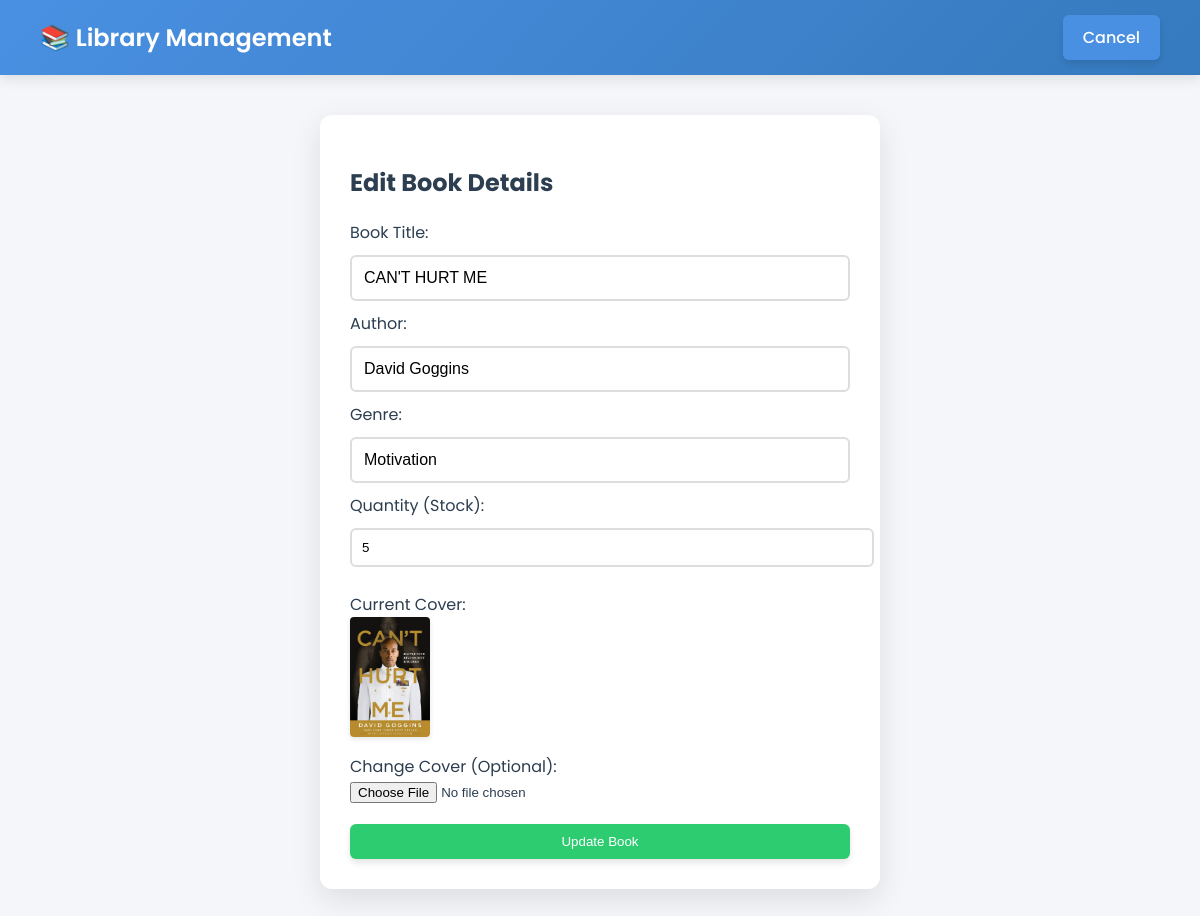
Screenshot of /edit_book.php?id=7 (signed in) with the database file from the repository.
### tables this page shows
CREATE TABLE `books` (
  `book_id` int(11) NOT NULL,
  `title` varchar(100) NOT NULL,
  `author` varchar(100) NOT NULL,
  `genre` varchar(50) DEFAULT NULL,
  `created_at` timestamp NOT NULL DEFAULT current_timestamp(),
  `cover_image` varchar(255) DEFAULT 'default.jpg',
  `quantity` int(11) DEFAULT 5
);

### Book.php (called while the page is built, shortened)
<?php
class Book {
    private $conn;
    private $table_name = "books";
    public function __construct($db) {
        $this->conn = $db;
    }
    public function readOne($id) {
        $query = "SELECT * FROM " . $this->table_name . " WHERE book_id = ? LIMIT 1";
        $stmt = $this->conn->prepare($query);
        $stmt->bindParam(1, $id);
        $stmt->execute();
        return $stmt->fetch(PDO::FETCH_ASSOC);
    }
}
?>

### edit_book.php (the view, shortened to what this page needs)
<?php
include_once 'Book.php';
$database = new Database();
$db = $database->getConnection();
$book = new Book($db);
if(isset($_GET['id'])) {
    $book_id = $_GET['id'];
    $details = $book->readOne($book_id);
} else {
    header("Location: dashboard.php");
    exit();
}
?>
<!DOCTYPE html>
<html>
<head>
    <link rel="stylesheet" href="style.css">
</head>
<body>
    <nav class="navbar">
        <div class="nav-brand">📚 Library Management</div>
        <a href="dashboard.php" class="btn btn-primary">Cancel</a>
    </nav>
    <div class="container" style="max-width: 500px;">
        <h2>Edit Book Details</h2>
        <form method="POST" enctype="multipart/form-data">
            <label>Book Title:</label>
            <input type="text" name="title" value="<?php echo $details['title']; ?>" required>
            <label>Author:</label>
            <input type="text" name="author" value="<?php echo $details['author']; ?>" required>
            <label>Genre:</label>
            <input type="text" name="genre" value="<?php echo $details['genre']; ?>" required>
            <label>Quantity (Stock):</label>
            <input type="number" name="quantity" value="<?php echo $details['quantity']; ?>" min="0" required
                   style="width:100%; padding:10px; margin:10px 0; border:2px solid #ddd; border-radius:6px;">
            <label style="display:block; margin-top:15px;">Current Cover:</label>
            <?php if($details['cover_image']): ?>
                <img src="uploads/<?php echo $details['cover_image']; ?>" style="width:80px; border-radius:4px; margin-bottom:10px; box-shadow:0 2px 5px rgba(0,0,0,0.1);">
            <?php else: ?>
                <p>No cover uploaded.</p>
            <?php endif; ?>
            <label style="display:block;">Change Cover (Optional):</label>
            <input type="file" name="cover_image">
            <button type="submit" class="btn btn-success" style="width:100%; margin-top:20px;">Update Book</button>
        </form>
    </div>
</body>
</html>

### style.css (style rules this page uses)
:root { --primary: #4a90e2; --secondary: #2ecc71; --danger: #e74c3c; --dark: #2c3e50; --light: #f4f6f9; --white: #ffffff; }
body { font-family: 'Poppins', sans-serif; background-color: var(--light); color: var(--dark); margin: 0; padding: 0; display: flex; flex-direction: column; min-height: 100vh; animation: fadeIn 0.8s ease-in-out; }
.container { max-width: 1000px; margin: 40px auto; background: var(--white); padding: 30px; border-radius: 12px; box-shadow: 0 10px 30px rgba(0,0,0,0.1); }
h1, h2, h3 { color: var(--dark); margin-bottom: 20px; }
.navbar { background: linear-gradient(135deg, var(--primary), #357abd); padding: 15px 40px; display: flex; justify-content: space-between; align-items: center; color: white; box-shadow: 0 4px 12px rgba(0,0,0,0.1); }
.nav-brand { font-size: 1.5rem; font-weight: 600; }
.btn { padding: 10px 20px; border: none; border-radius: 6px; cursor: pointer; font-weight: 500; text-decoration: none; color: white; display: inline-block; transition: all 0.3s ease; box-shadow: 0 4px 6px rgba(0,0,0,0.1); }
.btn-primary { background: var(--primary); }
.btn-success { background: var(--secondary); }
input[type="text"], input[type="password"] { width: 100%; padding: 12px; margin: 10px 0; border: 2px solid #ddd; border-radius: 6px; font-size: 1rem; transition: border-color 0.3s; box-sizing: border-box; }

### rows the page displays
books: title "CAN'T HURT ME", author "David Goggins", genre "Motivation", quantity "5", cover_image (picture)
